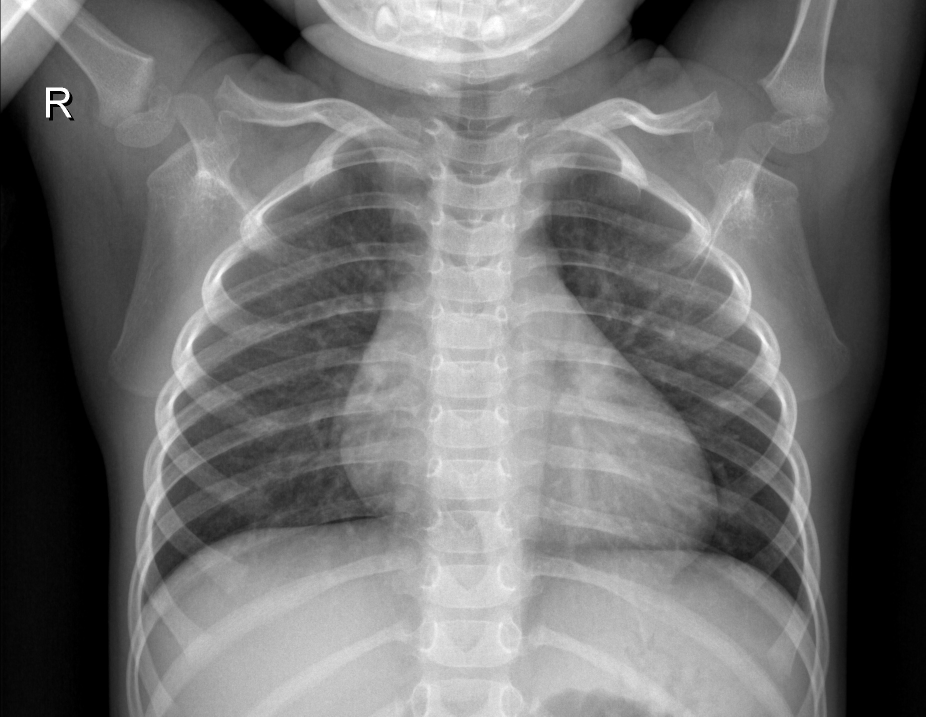
#> input picture dataset/TEST/IM-0223-0001.jpeg, 1852 x 1433 px (shown at 1/2 size); its folder holds only this picture in this run
$ jupyter execute --allow-errors jp_notebook_test.ipynb
#> lines starting #> are read from the running program, lines starting #| are printed output that depends on the picture
[cell 1]
from joblib import load
import os
import cv2
import numpy as np
from sklearn.metrics import accuracy_score, f1_score, log_loss, precision_score, recall_score


# Charger le modèle
#> (the rest of this cell did not finish here and is left out)

[cell 2]
test_dir = '../dataset/TEST'

test_images = []
test_labels = []

# Labelisation des images en fonction de leur nom
for file in os.listdir(test_dir):
    image_path = os.path.join(test_dir, file)
    image = cv2.imread(image_path)
#> image is the input picture: shape (1433, 1852, 3); min 0, max 255, mean 111

    if image is not None:
        #Tranformation de l'image en niveau de gris et redimensionnement
        image = cv2.cvtColor(image, cv2.COLOR_BGR2GRAY)
#> image: shape (1433, 1852)
        image = cv2.resize(image, (256, 256))
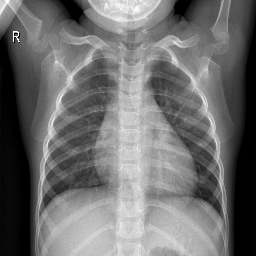
#> image: shape (256, 256); min 0, max 255, mean 110.9

        # Aplatir l'image en un vecteur 1D
        image_flattened = image.flatten()

        # Labelisation des images 0: Normal, 1: Virus, 2: Bacteria
        if "virus" in file.lower():
            label = 1
        elif "bacteria" in file.lower():
            label = 2
        else:
            label = 0

        test_images.append(image_flattened)
        test_labels.append(label)
    else:
        print(f"Image not loaded correctly: {image_path}")

# Convertir les listes en tableaux numpy
test_images = np.array(test_images)
test_labels = np.array(test_labels)

# Prédire les labels des images de test
#> (the rest of this cell did not finish here and is left out)


$ run again, on dataset/TEST/IM-0629-0001-0003.jpeg
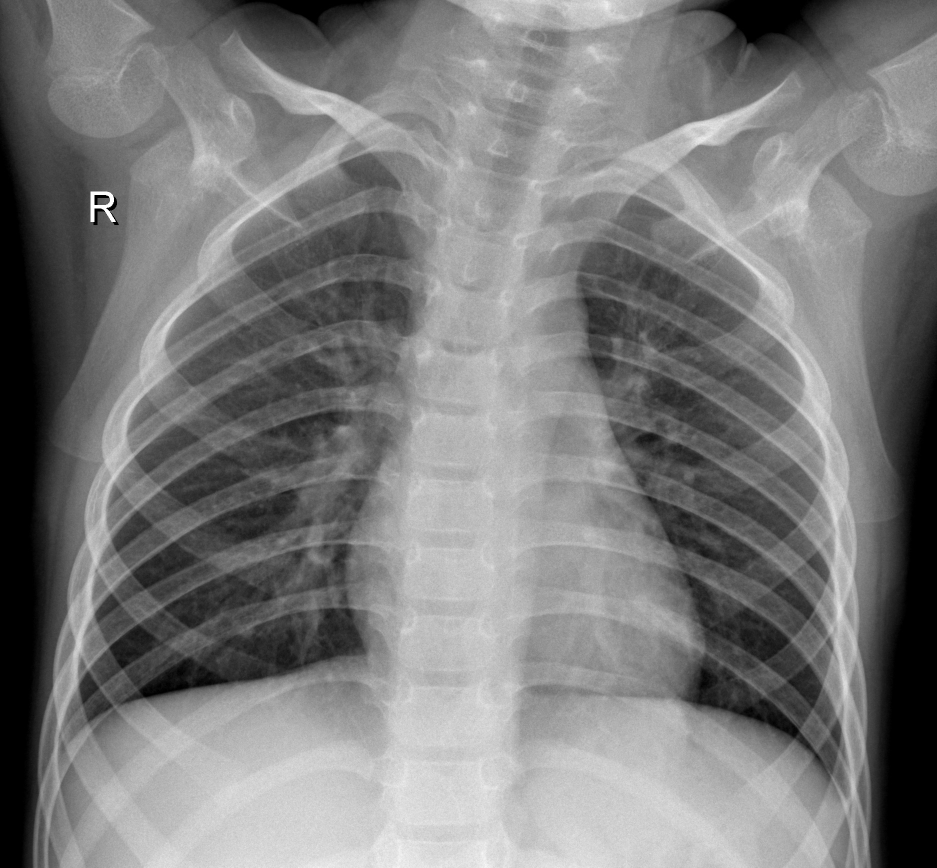
#> input picture dataset/TEST/IM-0629-0001-0003.jpeg, 1874 x 1735 px (shown at 1/2 size)
#> image is the input picture: shape (1735, 1874, 3); min 0, max 255, mean 123.2
#> `image = cv2.resize(image, (256, 256))`:
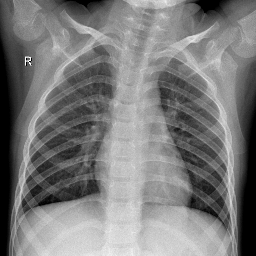
#> image: shape (256, 256); min 0, max 255, mean 123.1

$ run again, on dataset/TEST/NORMAL2-IM-0145-0001.jpeg
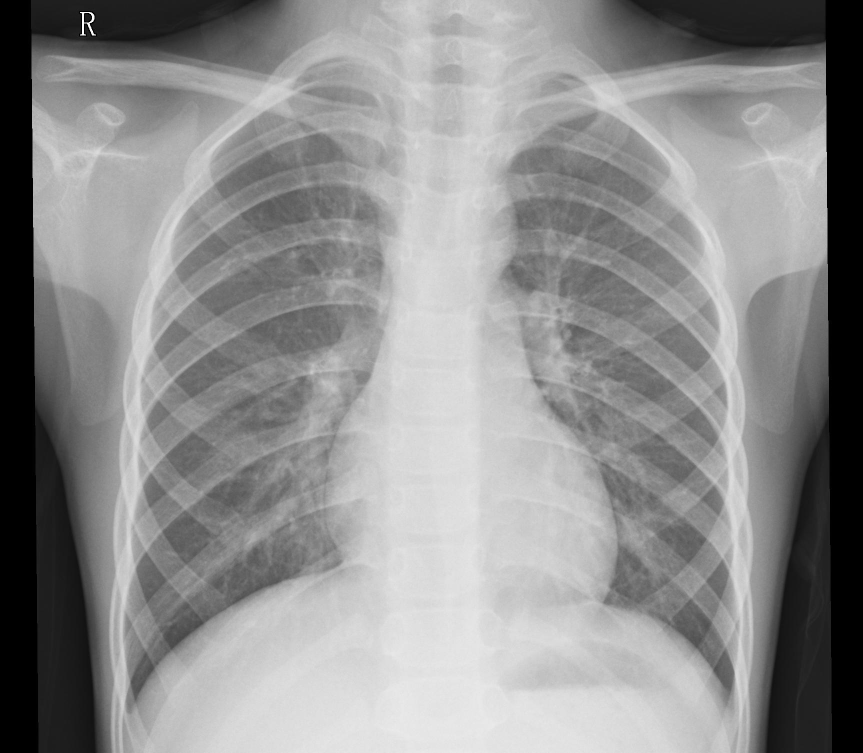
#> input picture dataset/TEST/NORMAL2-IM-0145-0001.jpeg, 1726 x 1505 px (shown at 1/2 size)
#> image is the input picture: shape (1505, 1726, 3); min 0, max 255, mean 141.7
#> `image = cv2.resize(image, (256, 256))`:
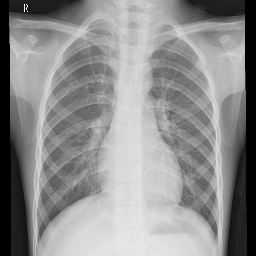
#> image: shape (256, 256); min 0, max 254, mean 141.6

$ run again, on dataset/TEST/IM-0441-0001.jpeg
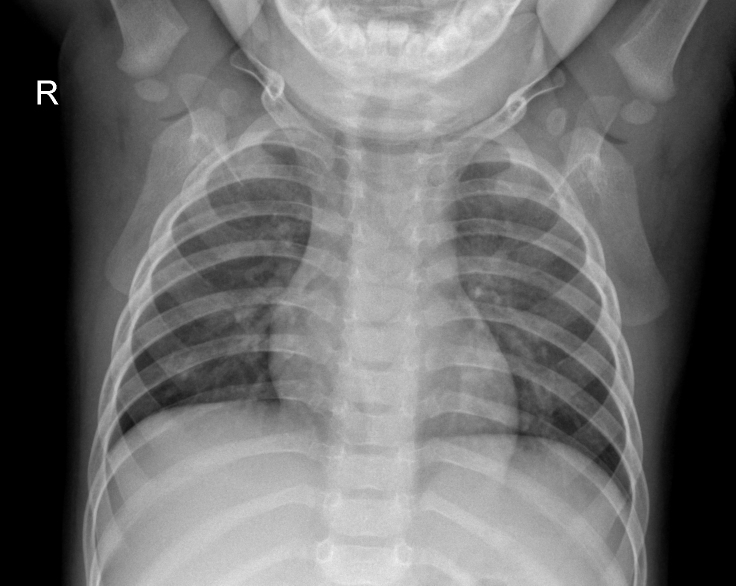
#> input picture dataset/TEST/IM-0441-0001.jpeg, 1472 x 1171 px (shown at 1/2 size)
#> image is the input picture: shape (1171, 1472, 3); min 0, max 255, mean 110.4
#> `image = cv2.resize(image, (256, 256))`:
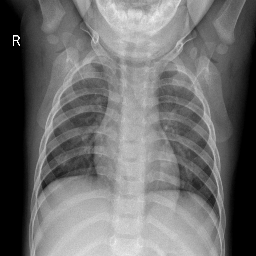
#> image: shape (256, 256); min 0, max 255, mean 110.3
